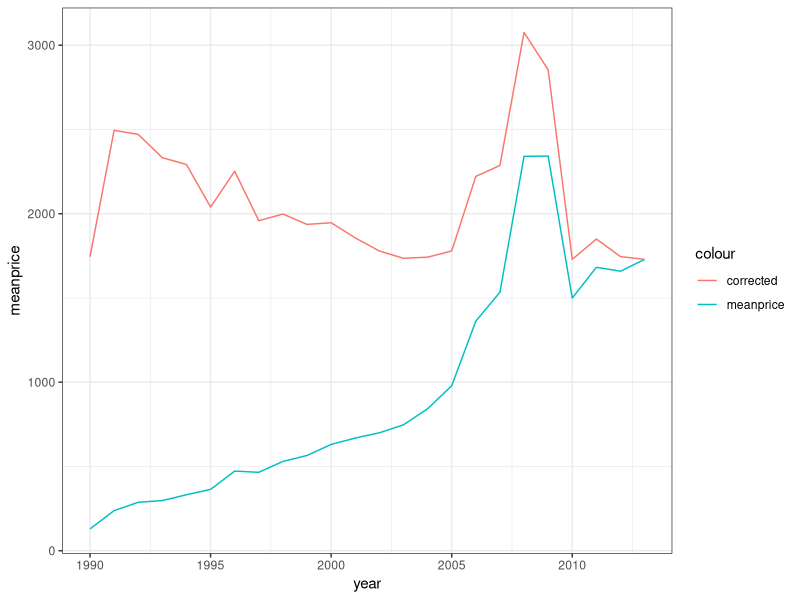

The R script that drew this image: (Note: this script raises an error after producing the figure.)
#===================================================================
# Predicting Prices 
# Juliana Herrera
# data =  prices.xlsx - time series from 1990 until 2013 of prices of "pargo", "pargo seda" and "pargo pequeno", per region and month in Costa Rica. 
#===================================================================
#==PART 1===========================================================
# loading packages
library(readr)
library(readxl)
library(ggplot2)
library(plyr)
library(dplyr)
library(tidyr)

#==PART 2===========================================================
# Loading data from excel and correction for inflation based on the Consumer Price Index (CPI)
#===================================================================

data <- read_excel('prices.xlsx') 
colnames(data) <- tolower(colnames(data))
CPI <- read_excel('CPI2.xlsx') # Consumer Price Index - source: World Bank
CPIm <- read_excel('CPI.xlsx') # Consumer Price Index by month : World Bank
# Biomass <- read_csv()
 
yrprices <- (data) %>%
  select(-fishery, -spp) %>%
  group_by(year) %>% 
  summarize(meanprice = mean(price, na.rm=T)) %>% 
  bind_cols(CPI) %>% 
  mutate(corrected = meanprice/cpi*cpi[24])
head(yrprices) # corrected prices for inflation. Baseline year = 2013

p <-ggplot(yrprices) +
  geom_line(aes(x=year, y=meanprice, colour = 'meanprice')) +
  geom_line(aes(x=year, y=corrected, colour ='corrected')) +
  theme_bw()
p

monthprices <- (data) %>%
  select(-fishery, -spp) %>%
  group_by(month, year) %>% 
  summarize(meanprice = mean(price, na.rm=T)) %>% 
  bind_cols(CPI) %>% 
  mutate(corrected = meanprice/cpi*cpi[289])
head(monthprices) # corrected prices for inflation. Baseline year = 2013


#==PART ===========================================================

#==PART ===========================================================
# Projection of prices - regression of price as a function of catch 

